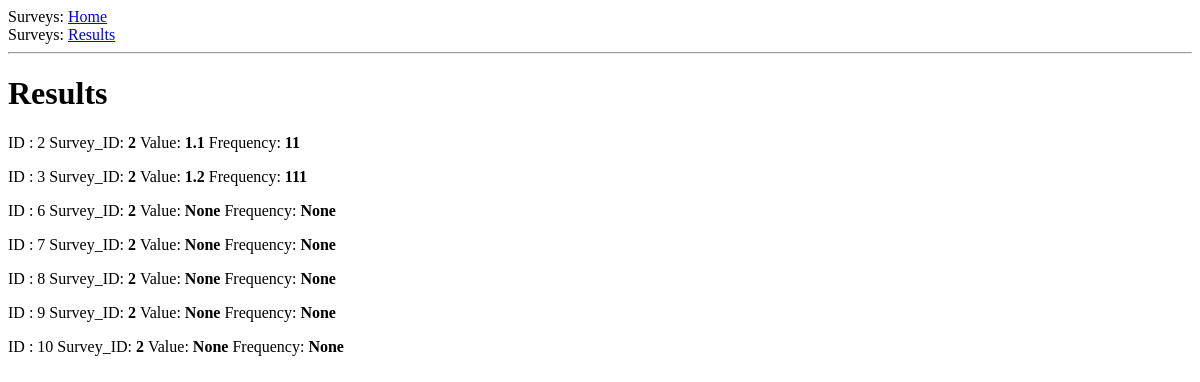
The page /result/2 on the database as committed earlier.
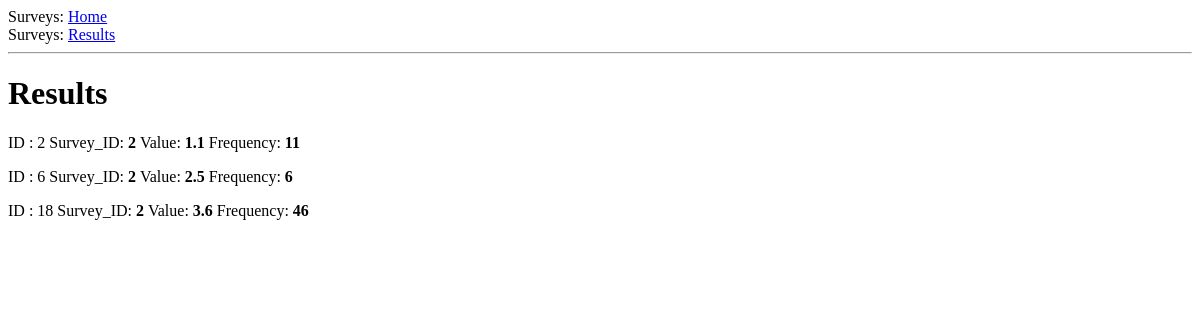
The same page on the database as committed later.
### app/models.py (models this page shows, shortened)
class Observation(db.Model, FlaskSerializeMixin):
    id = db.Column(db.Integer, primary_key=True, autoincrement=True)
    survey_id = db.Column(db.Integer, db.ForeignKey('survey.id'))
    value = db.Column(db.Float)
    frequency = db.Column(db.Integer)
    create_fields = update_fields = ['survey_id', 'value', 'frequency']

### app/routes.py (the view)
@app.route('/result/<survey_id>', methods=['GET'])
def result(survey_id):
    observation = Observation.query.filter_by(survey_id=survey_id).all()
    return render_template('results.html', title='Results', observations=observation)

### app/templates/results.html
{% extends "base.html" %}
{% block content %}
    <body>
        <h1>Results</h1>
        {% if observation == '' %}
            <p>No observation recorded yet</p>
        {% else %}
            {% for observation in observations %}
            <div>
                <p>
                    ID : {{ observation.id }}
                    Survey_ID: <b>  {{ observation.survey_id }} </b>
                    Value: <b>  {{ observation.value }} </b>
                    Frequency: <b>  {{ observation.frequency }} </b>
                </p>
            </div>
            {% endfor %}
        {% endif %}
    </body>
{% endblock %}

Rows that differ between the two databases and show on the page:
no longer on this page (row edited): Observation: id "3", survey_id "2", value "1.2", frequency "111"
no longer on this page (row edited): Observation: id "7", survey_id "2", value "None", frequency "None"
no longer on this page (row edited): Observation: id "8", survey_id "2", value "None", frequency "None"
no longer on this page (row edited): Observation: id "9", survey_id "2", value "None", frequency "None"
no longer on this page (row edited): Observation: id "10", survey_id "2", value "None", frequency "None"
changed Observation id 6: value "None" → "2.5"; frequency "None" → "6"
added Observation: id "18", survey_id "2", value "3.6", frequency "46"
